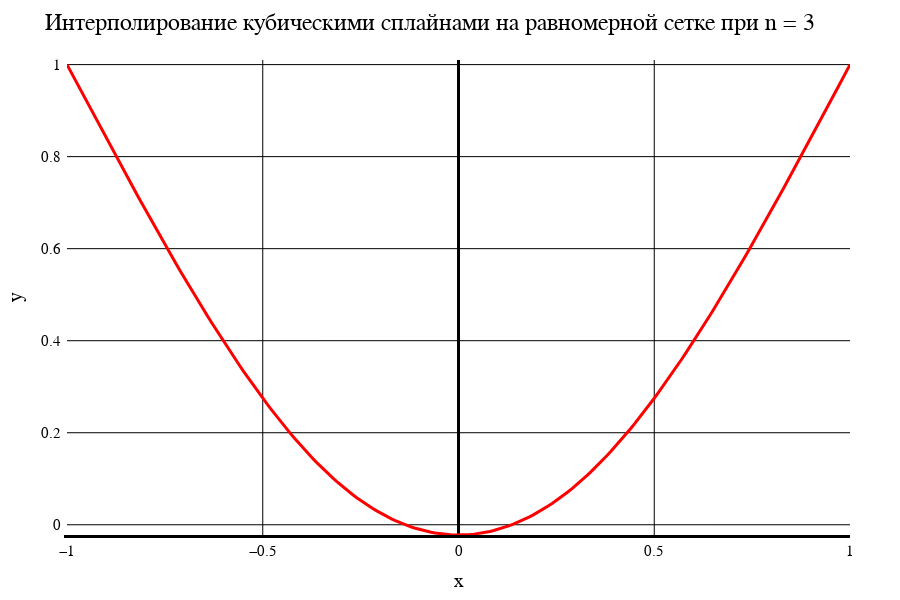

This figure's notebook cell:
### Markdown cell above
Сплайн. Равномерная сетка

### Code cell
data3[1]

### Figure 1 — Plotly figure (JSON) as saved in the notebook; plotly's stock layout.template omitted (floating-point values rounded to 4 significant figures; data arrays with more than 128 entries replaced by an {"elided": "..."} marker saying what was removed)
{"data": [{"line": {"color": "red", "width": 3}, "mode": "line", "type": "scatter", "x": {"elided": "201 float values"}, "y": {"elided": "201 float values"}}], "layout": {"coloraxis": {"outlinecolor": "black"}, "font": {"color": "black", "family": "Time New Roman"}, "height": 600, "margin": {"b": 50, "l": 50, "r": 50, "t": 60}, "paper_bgcolor": "white", "plot_bgcolor": "white", "title": {"autosize": false, "font": {"color": "black", "family": "Times New Roman", "size": 24}, "paper_bgcolor": "red", "text": "Интерполирование кубическими сплайнами на равномерной сетке при n = 3"}, "width": 900, "xaxis": {"color": "black", "gridcolor": "black", "gridwidth": 1, "linecolor": "black", "linewidth": 3, "tickfont": {"size": 15}, "title": {"font": {"color": "black", "family": "Times New Roman", "size": 20}, "text": "x"}, "zeroline": true, "zerolinecolor": "black", "zerolinewidth": 3}, "yaxis": {"exponentformat": "power", "gridcolor": "black", "gridwidth": 1, "linewidth": 3, "range": [-0.02222, 1.01], "tickfont": {"size": 15}, "title": {"font": {"color": "black", "family": "Times New Roman", "size": 20}, "text": "y"}, "zeroline": true, "zerolinecolor": "black", "zerolinewidth": 1}}}
